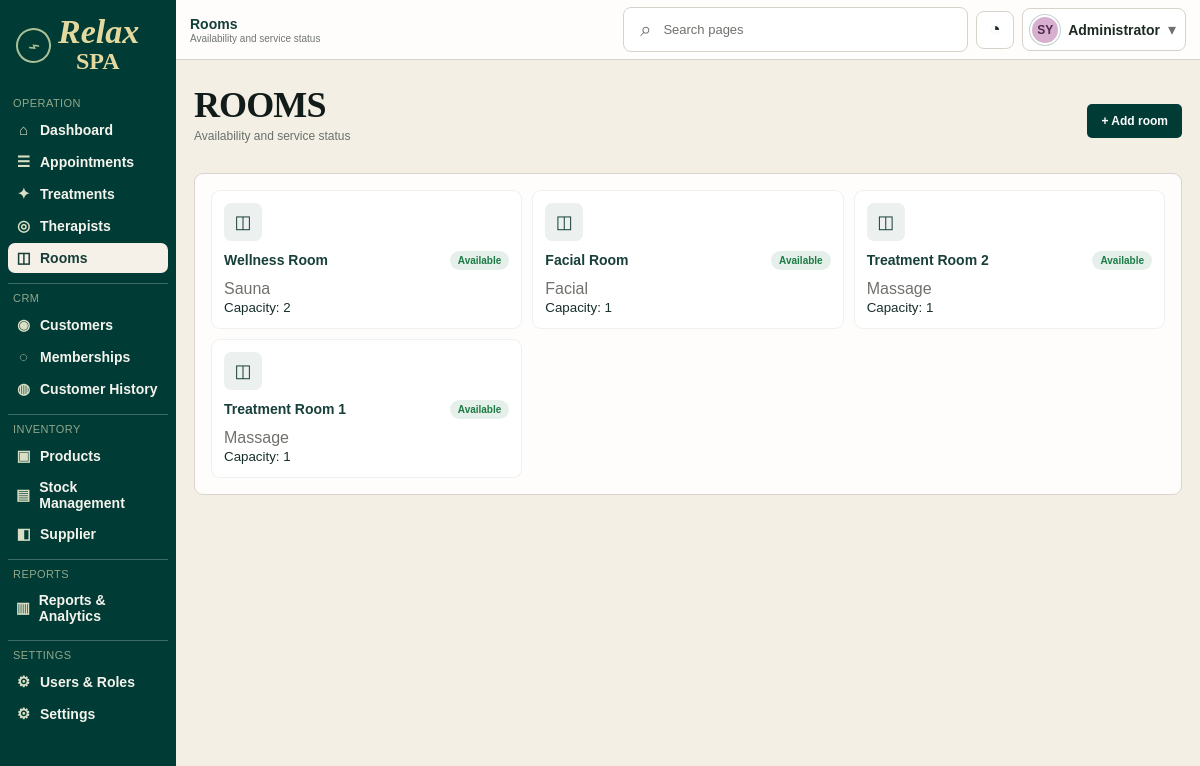
The app's page /?route=rooms (signed in) with its own data.
### tables this page shows
CREATE TABLE treatment_rooms (
    id BIGINT UNSIGNED AUTO_INCREMENT PRIMARY KEY,
    room_code VARCHAR(30) NOT NULL UNIQUE,
    room_name VARCHAR(100) NOT NULL,
    room_type VARCHAR(100) NULL,
    capacity SMALLINT UNSIGNED NOT NULL DEFAULT 1,
    status ENUM('available','occupied','cleaning','under_maintenance')
        NOT NULL DEFAULT 'available',
    notes TEXT NULL,
    created_at TIMESTAMP NOT NULL DEFAULT CURRENT_TIMESTAMP,
    updated_at TIMESTAMP NOT NULL DEFAULT CURRENT_TIMESTAMP ON UPDATE CURRENT_TIMESTAMP
);

### app/Controllers/RoomController.php (called while the page is built, shortened)
<?php
require_once __DIR__ . '/../Models/TreatmentRoom.php';
require_once __DIR__ . '/../../config/database.php';
final class RoomController
{
    public function index(): void
    {
        $roomModel = new TreatmentRoom(Database::connection());
        $rooms = [];
        try {
            $rooms = $roomModel->all();
        } catch (Throwable $e) {
        }
        require __DIR__ . '/../Views/rooms/index.php';
    }
}

### config/database.php (called while the page is built, shortened)
<?php
require_once __DIR__ . '/config.php';
final class Database
{
    private static ?PDO $connection = null;
    public static function connection(): PDO
    {
        if (self::$connection instanceof PDO) {
            return self::$connection;
        }
        $host = '127.0.0.1';
        $port = '3306';
        $db   = 'spa_management';
        $user = 'root';
        $pass = '';
        $dsn = "mysql:host={$host};port={$port};dbname={$db};charset=utf8mb4";
        self::$connection = new PDO(
            $dsn,
            $user,
            $pass,
            [
                PDO::ATTR_ERRMODE => PDO::ERRMODE_EXCEPTION,
                PDO::ATTR_DEFAULT_FETCH_MODE => PDO::FETCH_ASSOC,
                PDO::ATTR_EMULATE_PREPARES => false,
            ]
        );
        return self::$connection;
    }
}

### app/Models/TreatmentRoom.php (called while the page is built, shortened)
<?php
final class TreatmentRoom
{
	public function all(): array
	{
		$stmt = $this->db->query(
			'SELECT id, room_code, room_name, room_type, capacity, status, notes
			 FROM treatment_rooms
			 ORDER BY id DESC'
		);
		return array_map(static function (array $room): array {
			$statusMap = [
				'available' => ['label' => 'Available', 'class' => 'available'],
				'occupied' => ['label' => 'Occupied', 'class' => 'occupied'],
				'cleaning' => ['label' => 'Cleaning', 'class' => 'cleaning'],
				'under_maintenance' => ['label' => 'Maintenance', 'class' => 'maintenance'],
			];
			$status = $statusMap[$room['status']] ?? $statusMap['available'];
			return [
				'id' => (int) $room['id'],
				'number' => $room['room_name'] ?: $room['room_code'],
				'type' => $room['room_type'] ?: 'Treatment room',
				'capacity' => (int) $room['capacity'],
				'status' => $status['label'],
				'status_class' => $status['class'],
			];
		}, $stmt->fetchAll(PDO::FETCH_ASSOC));
	}
}

### app/Views/rooms/index.php (the view, shortened to what this page needs)
<!doctype html>
<html lang="en">
<head>
    <link rel="stylesheet" href="<?= e(APP_URL) ?>/public/css/style.css?v=<?= e(asset_version('public/css/style.css')) ?>">
</head>
<body class="dashboard-page">
    <div class="dashboard-shell">
        <aside class="sidebar">
            <div class="brand-block">
                <div class="brand-mark">
                    <span class="brand-leaf">⌁</span>
                    <div class="brand-text">
                        <div class="brand-name">Relax</div>
                        <div class="brand-subtitle">SPA</div>
                    </div>
                </div>
            </div>
            <nav class="sidebar-menu">
                <div class="nav-section">
                    <a class="nav-item" href="<?= e(APP_URL) ?>/?route=dashboard"><span class="nav-icon">⌂</span><span>Dashboard</span></a>
                    <a class="nav-item" href="<?= e(APP_URL) ?>/?route=appointments"><span class="nav-icon">☰</span><span>Appointments</span></a>
                    <a class="nav-item" href="<?= e(APP_URL) ?>/?route=services"><span class="nav-icon">✦</span><span>Treatments</span></a>
                    <a class="nav-item" href="<?= e(APP_URL) ?>/?route=therapists"><span class="nav-icon">◎</span><span>Therapists</span></a>
                    <a class="nav-item active" href="<?= e(APP_URL) ?>/?route=rooms"><span class="nav-icon">◫</span><span>Rooms</span></a>
                </div>
                <div class="nav-section">
                    <a class="nav-item" href="<?= e(APP_URL) ?>/?route=customers"><span class="nav-icon">◉</span><span>Customers</span></a>
                    <a class="nav-item" href="<?= e(APP_URL) ?>/?route=memberships"><span class="nav-icon">◌</span><span>Memberships</span></a>
                    <a class="nav-item" href="<?= e(APP_URL) ?>/?route=customer-history"><span class="nav-icon">◍</span><span>Customer History</span></a>
                </div>
                <div class="nav-section">
                    <a class="nav-item" href="<?= e(APP_URL) ?>/?route=products"><span class="nav-icon">▣</span><span>Products</span></a>
                    <a class="nav-item" href="<?= e(APP_URL) ?>/?route=stock-management"><span class="nav-icon">▤</span><span>Stock Management</span></a>
                    <a class="nav-item" href="<?= e(APP_URL) ?>/?route=suppliers"><span class="nav-icon">◧</span><span>Supplier</span></a>
                </div>
                <div class="nav-section">
                    <a class="nav-item" href="<?= e(APP_URL) ?>/?route=reports"><span class="nav-icon">▥</span><span>Reports &amp; Analytics</span></a>
                </div>
                <div class="nav-section">
                    <a class="nav-item" href="<?= e(APP_URL) ?>/?route=users-and-roles"><span class="nav-icon">⚙</span><span>Users &amp; Roles</span></a>
                    <a class="nav-item" href="<?= e(APP_URL) ?>/?route=settings"><span class="nav-icon">⚙</span><span>Settings</span></a>
                </div>
            </nav>
        </aside>
        <main class="main-panel">
            <header class="topbar">
                <div class="topbar-left"><div class="welcome-text">Welcome back, <?= e((string) ($_SESSION['user']['full_name'] ?? $_SESSION['user']['username'] ?? 'Admin')) ?>!</div></div>
                <div class="topbar-actions">
                    <div class="search-box"><span class="search-icon">⌕</span><span>Search</span></div>
                    <button class="icon-button" aria-label="Notifications">◔</button>
                    <div class="user-chip"><?= profile_avatar($_SESSION['user'] ?? [], 'user-name', strtoupper(substr((string) ($_SESSION['user']['full_name'] ?? $_SESSION['user']['username'] ?? 'SV'), 0, 2))) ?><span class="user-role"><?= e(role_label((string) ($_SESSION['user']['role'] ?? 'admin'))) ?></span><span class="user-chevron">▾</span></div>
                </div>
            </header>
            <div class="content-wrap">
                <div class="page-heading">
                    <div>
                        <h1 class="page-title">ROOMS</h1>
                        <div class="page-date">Availability and service status</div>
                    </div>
                    <button class="primary-button" type="button" data-open-modal="room-modal">+ Add room</button>
                </div>
                <section class="module-panel">
                    <div class="room-grid">
                        <?php foreach ($rooms as $room): ?>
                            <article class="room-card">
                                <div class="room-icon">◫</div>
                                <div class="room-line">
                                    <h3><?= e($room['number']) ?></h3>
                                    <span class="status-pill status-<?= e($room['status_class']) ?>"><?= e($room['status']) ?></span>
                                </div>
                                <p><?= e($room['type']) ?></p>
                                <small>Capacity: <?= e((string) $room['capacity']) ?></small>
                            </article>
                        <?php endforeach; ?>
                    </div>
                </section>
            </div>
        </main>
    </div>
</body>
</html>

### records on screen
treatment_rooms: room_name "Wellness Room", status "Available", room_type "Sauna", capacity "2"
treatment_rooms: room_name "Facial Room", status "Available", room_type "Facial", capacity "1"
treatment_rooms: room_name "Treatment Room 2", status "Available", room_type "Massage", capacity "1"
treatment_rooms: room_name "Treatment Room 1", status "Available", room_type "Massage", capacity "1"

### other values on screen
$fallback "SY"
role_label((string) ($_SESSION['user']['role'] ?? 'admin')) "Administrator"
